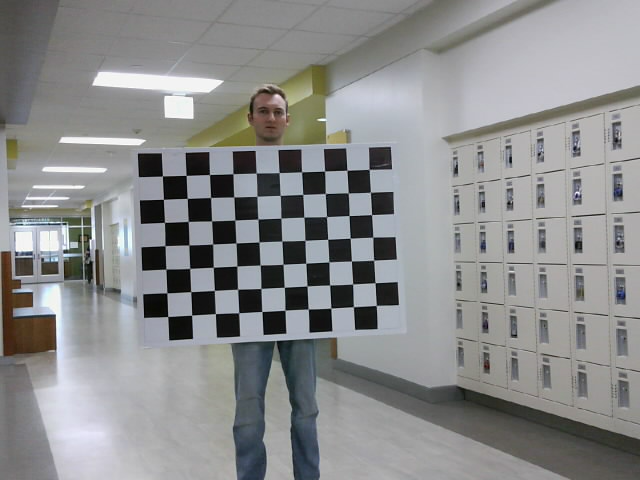
#> input picture calibrationImages/L00.png, 640 x 480 px; its folder holds 4 pictures in this run
$ python stereoCalibration.py
#> lines starting #> are read from the running program, lines starting #| are printed output that depends on the picture; after the words box and inside, x2 and y2 are one past the last pixel; in counts of white or black regions, pixels touching at a corner belong together
import cv2 as cv
import os
import glob
import numpy as np

# folder_path = r"C:\Users\blake\OneDrive\Documents\ECEN 631\FinalProject\StereoVisionDrawingWand\calibrationImages"
folder_path = "./calibrationImages"

left_images = glob.glob(os.path.join(folder_path, "L*.png"))
right_images = glob.glob(os.path.join(folder_path, "R*.png"))
stereo_left_images = glob.glob(os.path.join(folder_path, "SL*.png"))
stereo_right_images = glob.glob(os.path.join(folder_path, "SR*.png"))

criteria = (cv.TERM_CRITERIA_EPS + cv.TERM_CRITERIA_MAX_ITER, 30, 0.001)
CHECKERBOARD = (10, 7)

objp = np.zeros((CHECKERBOARD[0] * CHECKERBOARD[1], 3), np.float32)
objp[:, :2] = np.mgrid[0 : CHECKERBOARD[0], 0 : CHECKERBOARD[1]].T.reshape(-1, 2)
objpointsl = []  # 3d point in real world space
imgpointsL = []  # 2d points in image plane.
imgpointsR = []  # 2d points in image plane.

for frame in left_images:
    img = cv.imread(frame)
#> img is the input picture: shape (480, 640, 3); mean B, G, R 140.5, 140.2, 139.3
    gray = cv.cvtColor(img, cv.COLOR_BGR2GRAY)
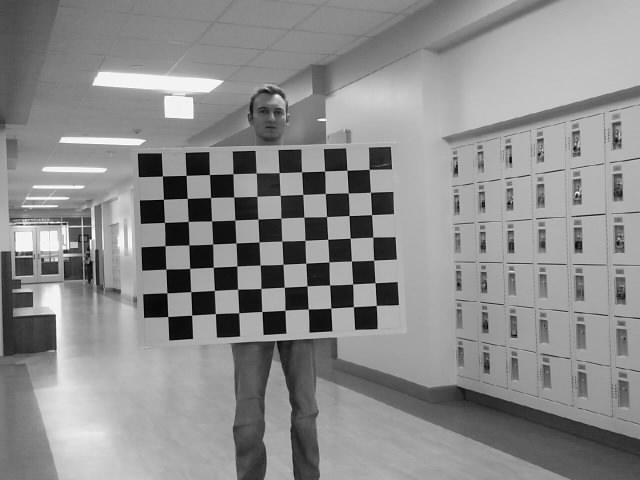
#> gray: shape (480, 640); min 0, max 255, mean 139.9
    ret, corners = cv.findChessboardCorners(gray, CHECKERBOARD, None)
#> ret = True; corners = 70 rows, first 8: [162.3, 175.9], [186.2, 175.4], [209.6, 174.5], [233, 173.6], [256.2, 172.8], [279, 172.5], [301.6, 171.8], [324.7, 171.1]
    if ret == True:
        objpointsl.append(objp)
        corners2 = cv.cornerSubPix(gray, corners, (11, 11), (-1, -1), criteria)
#> corners2 = 70 rows, first 8: [162.4, 176], [186.1, 175.4], [209.5, 174.5], [232.9, 173.7], [256.2, 173], [279.1, 172.6], [301.6, 171.8], [324.6, 171.1]
        imgpointsL.append(corners2)
        cv.drawChessboardCorners(img, CHECKERBOARD, corners2, ret)
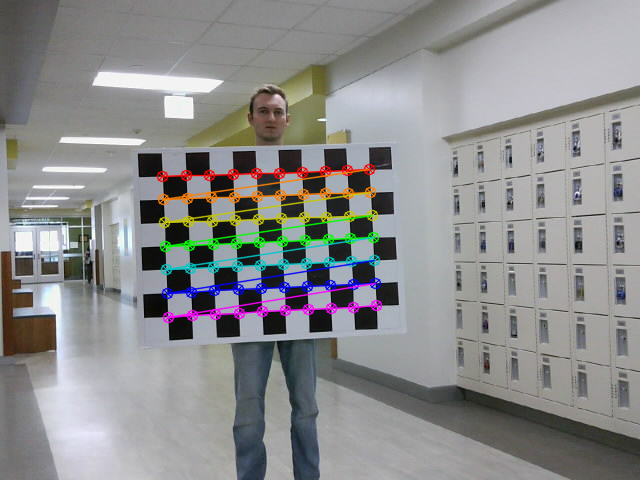
#> img: shape (480, 640, 3); 4.26% of pixels changed, all inside (x1, y1, x2, y2) = (156, 163, 383, 324)
        cv.imshow("img", img)
        cv.waitKey(500)
#> pass 2 of the loop `for frame in left_images:`:
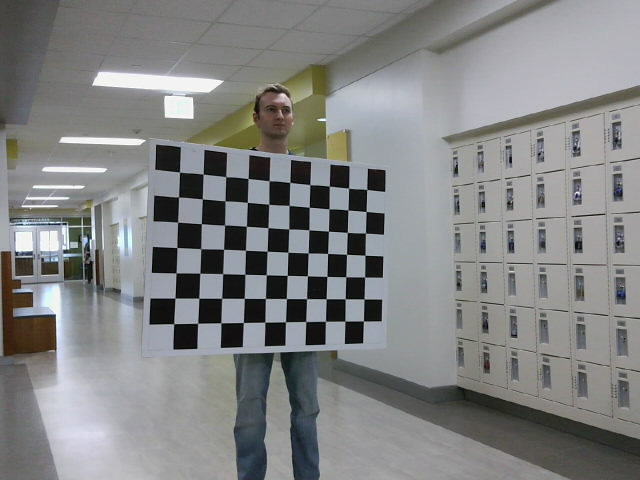
#> input picture calibrationImages/L01.png, 640 x 480 px
#> img is the input picture: shape (480, 640, 3); mean B, G, R 131.6, 131.6, 130.4
#> `gray = cv.cvtColor(img, cv.COLOR_BGR2GRAY)`:
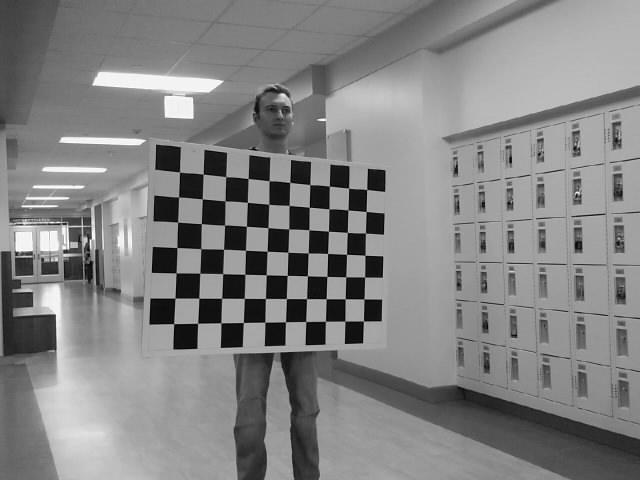
#> gray: shape (480, 640); min 0, max 255, mean 131.2
#> corners = 70 rows, first 8: [179.4, 172.2], [203.4, 174.1], [225.9, 176.5], [248.2, 178.6], [269.3, 180.6], [289.8, 182.3], [309.9, 184.6], [329.6, 186.3]
#> corners2 = 70 rows, first 8: [179.5, 172.2], [203.2, 174.1], [225.7, 176.6], [248.1, 178.5], [269.1, 180.7], [289.8, 182.4], [309.8, 184.6], [329.3, 186.1]
#> `cv.drawChessboardCorners(img, CHECKERBOARD, corners2, ret)`:
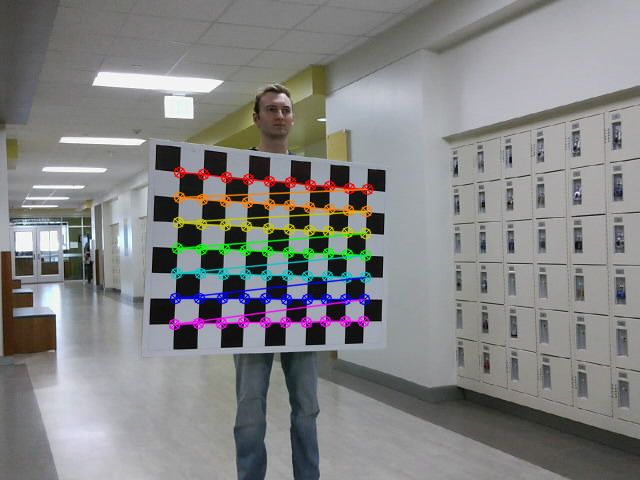
#> img: shape (480, 640, 3); 4.04% of pixels changed, all inside (x1, y1, x2, y2) = (168, 166, 374, 331)
#> pass 3 of the loop `for frame in left_images:`:
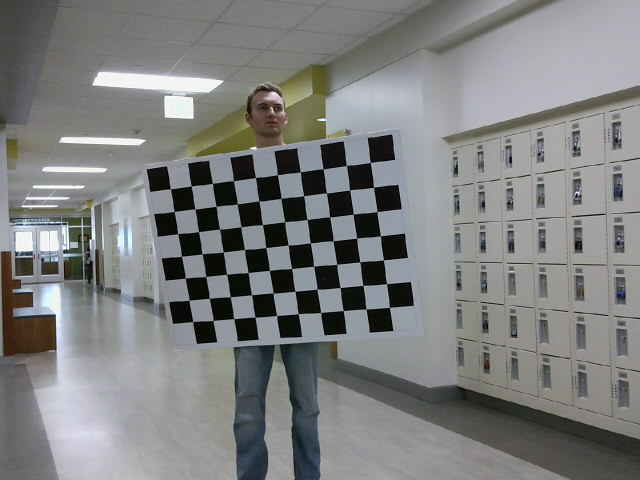
#> input picture calibrationImages/L02.png, 640 x 480 px
#> img is the input picture: shape (480, 640, 3); mean B, G, R 127.4, 127.8, 126.5
#> `gray = cv.cvtColor(img, cv.COLOR_BGR2GRAY)`:
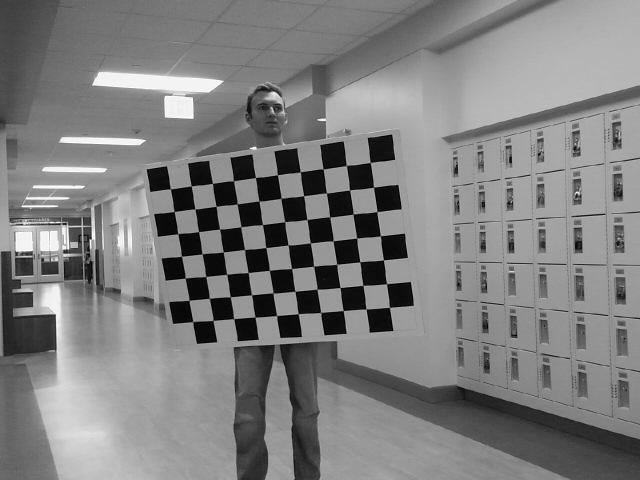
#> gray: shape (480, 640); min 0, max 255, mean 127.3
#> corners = 70 rows, first 8: [170.3, 189], [191, 185.8], [212.5, 183.4], [233.7, 180.9], [255.5, 177.5], [277.4, 174.7], [300.3, 171.9], [323.2, 169]
#> corners2 = 70 rows, first 8: [170.3, 188.8], [191.3, 185.8], [212.4, 183.4], [233.5, 180.7], [255.5, 177.5], [277.4, 174.7], [300.4, 172], [323.1, 168.8]
#> `cv.drawChessboardCorners(img, CHECKERBOARD, corners2, ret)`:
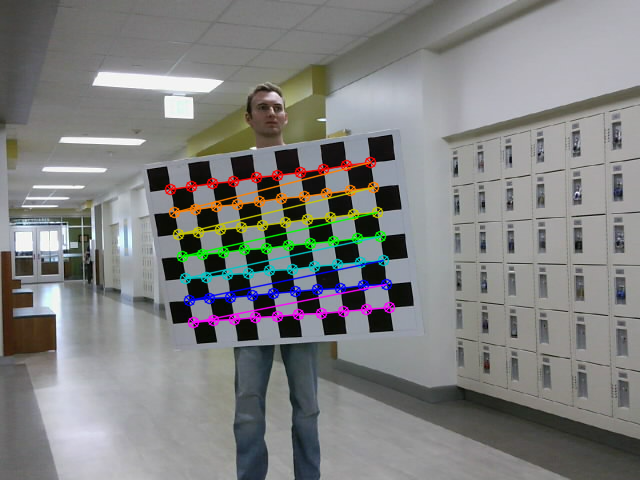
#> img: shape (480, 640, 3); 4.15% of pixels changed, all inside (x1, y1, x2, y2) = (164, 156, 396, 329)
#> the loop made 4 passes; the first 3 are shown
cv.destroyAllWindows()
objpointsr = []
for frame in right_images:
    img = cv.imread(frame)
    gray = cv.cvtColor(img, cv.COLOR_BGR2GRAY)
    ret, corners = cv.findChessboardCorners(gray, CHECKERBOARD, None)
    if ret == True:
        objpointsr.append(objp)
        corners2 = cv.cornerSubPix(gray, corners, (11, 11), (-1, -1), criteria)
        imgpointsR.append(corners2)
        cv.drawChessboardCorners(img, CHECKERBOARD, corners2, ret)
        cv.imshow("img", img)
        cv.waitKey(0)
cv.destroyAllWindows()

ret, mtxL, distL, rvecsL, tvecsL = cv.calibrateCamera(
    objpointsl, imgpointsL, gray.shape[::-1], None, None
)
#> (the run stopped early here; a loop or call above may not have finished)
